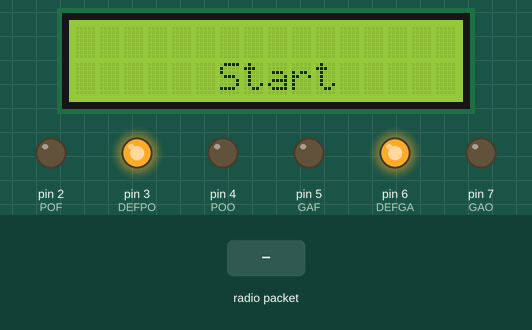
Simulated run of this sketch. Board: Arduino Uno, built with avr-gcc and run on an emulated ATmega328P. Parts: 16×2 character LCD, output pins drawn as LEDs (lit = HIGH). The inputs (shaded band) are chosen by the test bench. No radio packets arrive unless stated; what the sketch prints to the serial monitor is not drawn.

Above: at 6.7 s.
6.8 s: radio packet "T" arrives
At 7.6 s:
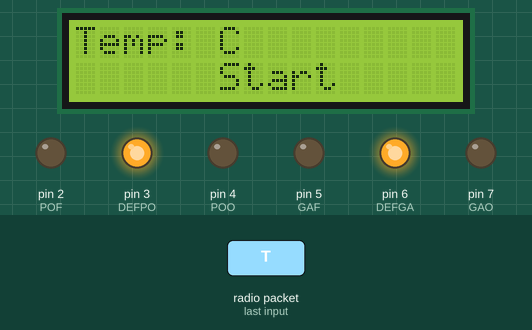
8.3 s: radio packet "H" arrives
At 8.7 s:
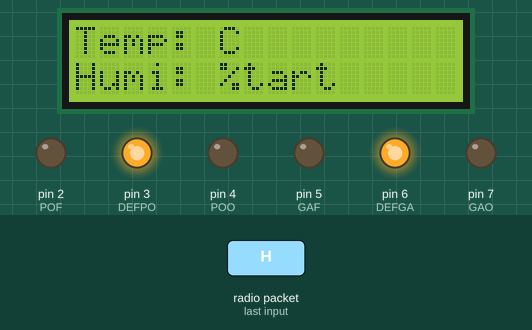
Timing chart, 0 to 11.3 s (numbered marks = the images above; inputs shaded):
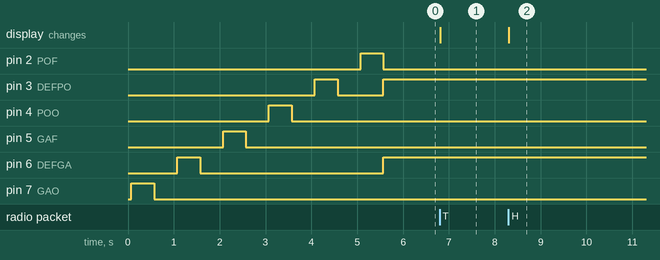

Measured:
- after the input at 6.8 s, the display: changes at once (image 1)
- after the input at 8.3 s, the display: changes at once (image 2)

The sketch:

rx433.ino
```cpp
/**********************************************************
  Radiohead_reception_433MHz
rx 433 with led and temperature/humidity
*/

#include <RH_ASK.h> // (fait partie de Radiohead)
#include <SPI.h>
#include <LiquidCrystal_I2C.h>
LiquidCrystal_I2C lcd(0x27, 16, 2); // set the LCD address to 0x27 for a 16 chars and 2 line display

//#if defined(ARDUINO_ARCH_AVR) // carte Arduino "classique"
RH_ASK driver;
//A4 SDA
//A5 SCL
#define POF   PD2    //  Portail fermé
#define DEFPO PD3     //  defaillance portail
#define POO   PD4     //  Portail ouvert
#define GAF   PD5     //  garage fermé
#define DEFGA PD6     //   defaillance garage
#define GAO   PD7     //  garage ouvert

//D11 radio input

unsigned long startMillisP;  //timer portail
unsigned long startMillisG;  //timer garage
unsigned long startMillisS; // timer sensor
unsigned long currentMillis;
const unsigned long period = 60000;  //timeout in milliseconds 60000                                                                                         0secondes

String converter(uint8_t *str) {
  return String((char *)str);
}
String stringTCo = String("ouvreP"); // portail ouvert
String stringTCf = String("fermeP"); //portail ferme
String stringGAo = String("ouvreG");// garage ouvert
String stringGAf = String("fermeG"); // garage ferme

uint8_t buf[RH_ASK_MAX_MESSAGE_LEN];
uint8_t buflen = sizeof(buf);

boolean lcdclear = true;

void setup()
{
  pinMode(POO, OUTPUT); // Portail ouvert
  pinMode(POF, OUTPUT);// portail fermé
  pinMode(GAO, OUTPUT); //garage ouvert
  pinMode(GAF, OUTPUT); // garage fermé
  pinMode(DEFPO, OUTPUT); // defaillance portail
  pinMode(DEFGA, OUTPUT); // defaillance garage

  Serial.begin(9600);
  Serial.println("init receive");

  lcd.init(); //initialize the lcd
  lcd.backlight(); //open the backlight
  lcd.clear();
  lcd.setCursor(6, 1); // set the cursor to column 15, line 0
  lcd.print("Start");

  digitalWrite(GAO, HIGH);
  delay(500);
  digitalWrite(GAO, LOW);
  delay(500);
  digitalWrite(DEFGA, HIGH);
  delay(500);
  digitalWrite(DEFGA, LOW);
  delay(500);
  digitalWrite(GAF, HIGH);
  delay(500);
  digitalWrite(GAF, LOW);
  delay(500);

  digitalWrite(POO, HIGH);
  delay(500);
  digitalWrite(POO, LOW);
  delay(500);

  digitalWrite(DEFPO, HIGH);
  delay(500);
  digitalWrite(DEFPO, LOW);
  delay(500);

  digitalWrite(POF, HIGH);
  delay(500);

  digitalWrite(POO, LOW);
  digitalWrite(POF, LOW);
  digitalWrite(GAO, LOW);
  digitalWrite(GAF, LOW);
  digitalWrite(DEFPO, HIGH);
  digitalWrite(DEFGA, HIGH);

  if (!driver.init()) {
    Serial.println("Echec de l'initialisation de Radiohead");
    digitalWrite(DEFPO, HIGH);
    digitalWrite(DEFGA, HIGH);
    lcd.print("NO SIGNAL");
  }

  startMillisP = millis();  //initial start time
  startMillisG = millis();  //initial start time
  startMillisS = millis(); //init sensor

}

void loop()
{

    //
    //  digitalWrite(GAO, HIGH);
    //  delay(500);
    //  digitalWrite(GAO, LOW);
    //  delay(500);
    //  digitalWrite(DEFGA, HIGH);
    //  delay(500);
    //  digitalWrite(DEFGA, LOW);
    //  delay(500);
    //
    //  digitalWrite(GAF, HIGH);
    //  delay(500);
    //  digitalWrite(GAF, LOW);
    //  delay(500);
    //
    //  digitalWrite(POO, HIGH);
    //  delay(500);
    //  digitalWrite(POO, LOW);
    //  delay(500);
    //
    //  digitalWrite(DEFPO, HIGH);
    //  delay(500);
    //  digitalWrite(DEFPO, LOW);
    //  delay(500);
    //
    //  digitalWrite(POF, HIGH);
    //  delay(500);
    //  digitalWrite(POF, LOW);
    //  delay(500);

    currentMillis = millis();  //get the current "time" (actually the number of milliseconds since the program started)
    if (currentMillis - startMillisP >= period)  //test whether the period has elapsed for portail
    {
    digitalWrite(DEFPO, HIGH);
    digitalWrite(POO, LOW);
    digitalWrite(POF, LOW);
    }
    if (currentMillis - startMillisG >= period)  //test whether the period has elapsed for Garage
    {
    digitalWrite(DEFGA, HIGH);
    digitalWrite(GAO, LOW);
    digitalWrite(GAF, LOW);
    }
    if (currentMillis - startMillisS >= period)  //test whether the period has elapsed for sensor
    {
    if (lcdclear) {
      lcd.clear();
      lcdclear = false;
      lcd.setCursor(0, 0); // set the cursor to column 0, line 0
      lcd.print("NO SIGNAL");
    }
    }

    if (driver.recv(buf, &buflen))
    {
    String mys = converter(buf);
    String sub = mys.substring(0, 6);
    //    Serial.println(sub.substring(0, 1));
    Serial.println("Message recu: " + sub);


    if (sub.substring(0, 1) == "T") {
      Serial.print("temperature: ");
      Serial.println(sub.substring(1, 6) + " C");

      lcd.setCursor(0, 0); // set the cursor to column 0, line 0
      sub.replace("+0", "+ ");
      sub.replace("-0", "- ");

      lcd.print("Temp: " + sub.substring(1, 6) + "C");
      lcdclear = true;
      startMillisS = millis();
    }
    else if (sub.substring(0, 1) == "H") {
      Serial.print("humidity: ");
      Serial.println(sub.substring(1, 6) + " %");
      lcd.setCursor(0, 1); // set the cursor to column 15, line 0
      sub.replace("+0", "+ ");
      lcd.print("Humi: " + sub.substring(1, 6) + "%");
      lcdclear = true;
      startMillisS = millis();
    }
    else   if (sub == stringTCo) {
      //      Serial.println("this is Po"); // portail ouvert
      digitalWrite(POO, HIGH);
      digitalWrite(POF, LOW);
      digitalWrite(DEFPO, LOW);
      startMillisP = millis();
    }
    else if (sub == stringTCf) {
      //      Serial.println("this is Pf"); // portail fermé
      digitalWrite(POO, LOW);
      digitalWrite(POF, HIGH);
      digitalWrite(DEFPO, LOW);
      startMillisP = millis();
    }
    else if (sub == stringGAo) { // garage ouvert
      Serial.println("this is Go");
      digitalWrite(GAO, HIGH);
      digitalWrite(GAF, LOW);
      digitalWrite(DEFGA, LOW);
      startMillisG = millis();
    }
    else if (sub == stringGAf) {
      Serial.println("1 this is Gf"); // garage ferme
      digitalWrite(GAO, LOW);
      digitalWrite(GAF, HIGH);
      digitalWrite(DEFGA, LOW);
      startMillisG = millis();
    }
    else {
      Serial.println("this is unk");
      digitalWrite(POO, LOW);
      digitalWrite(POF, LOW);
      digitalWrite(GAO, LOW);
      digitalWrite(GAF, LOW);
      digitalWrite(DEFPO, HIGH);
      digitalWrite(DEFGA, HIGH);
    }
    //
    //    Serial.write(buf, buflen);
    ////
    //    for (i = 0; i < buflen; i++)
    //    {
    //      Serial.write(buf[i]);
    //   }
    //    Serial.println("");
    }

}
```
